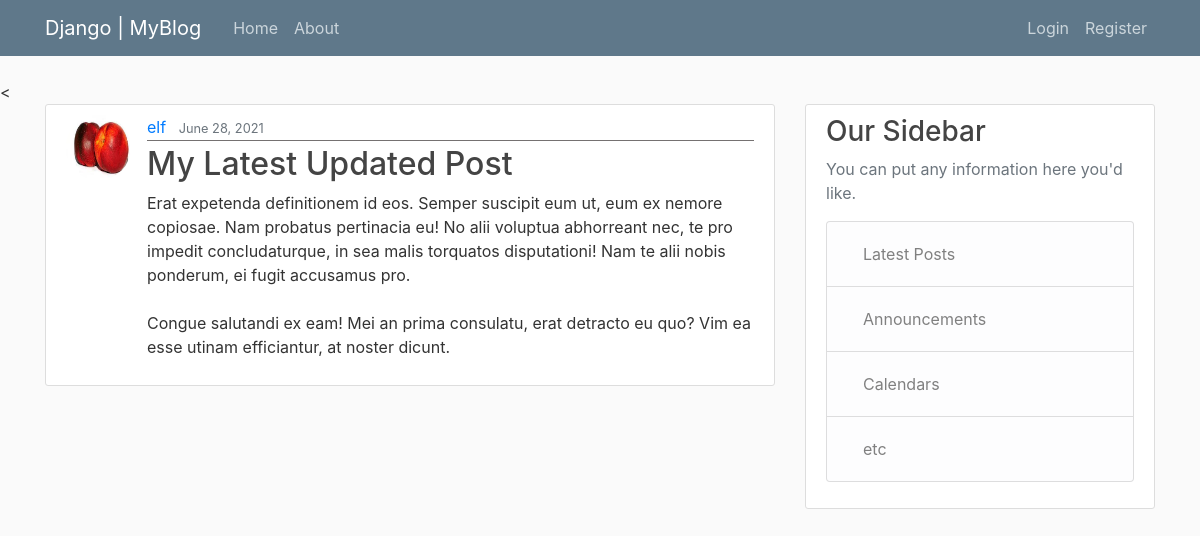
Screenshot of /post/32/ with the database file from the repository.
### blog/models.py (models this page shows, shortened)
class Post(models.Model):
    title = models.CharField(max_length = 100)
    content = models.TextField()
    date_posted = models.DateTimeField(default = timezone.now)
    author = models.ForeignKey(User, on_delete = models.CASCADE)

### users/models.py (models this page shows, shortened)
class Profile(models.Model):
    user = models.OneToOneField(User, on_delete = models.CASCADE)
    image = models.ImageField(default='default.jpg', upload_to='profile_pics')

### blog/views.py (the view)
# urls.py: path('post/<int:pk>/', PostDetailView.as_view(), name='post-detail'),
class PostDetailView(DetailView):
    model = Post

### blog/templates/blog/post_detail.html (shortened to what this page needs)
<
{% block content %}
    <article class="media content-section">
        <img src="{{ object.author.profile.image.url }}" alt="Profile Image" class="rounded-circle article-img">
        <div class="media-body">
            <div class="article-metadata">
                <a class="mr-2" href="{% url 'user-posts' object.author.username %}">{{ object.author }}</a>
                <small class="text-muted">{{ object.date_posted | date:"F d, Y" }}</small>
            </div>
            <h2 class="article-title">{{ object.title}}</h2>
            <p class="article-content">{{ object.content }}</p>
        </div>
    </article>
{% endblock content %}

### blog/static/blog/main.css (style rules this page uses)
body { background: #fafafa; color: #333333; margin-top: 5rem; }
h1, h2, h3, h4, h5, h6 { color: #444444; }
.content-section { background: #ffffff; padding: 10px 20px; border: 1px solid #dddddd; border-radius: 3px; margin-bottom: 20px; }
.article-title { color: #444444; }
.article-content { white-space: pre-line; }
.article-img { height: 65px; width: 65px; margin-right: 16px; }
.article-metadata { padding-bottom: 1px; margin-bottom: 4px; border-bottom: 1px solid #757171 }

### rows the page displays
Post: author.profile.image (picture), author "elf", date_posted "June 28, 2021", title "My Latest Updated Post", content "Erat expetenda definitionem id eos. Semper suscipit eum ut, eum ex nemore copiosae. Nam probatus pertinacia eu! No alii voluptua abhorreant nec, te pro impedit concludaturque, in sea malis torquatos disputationi! Nam te alii nobis ponderum, ei fugit accusamus pro. Congue salutandi ex eam! Mei an prima consulatu, erat detracto eu quo? Vim ea esse utinam efficiantur, at noster dicunt."
